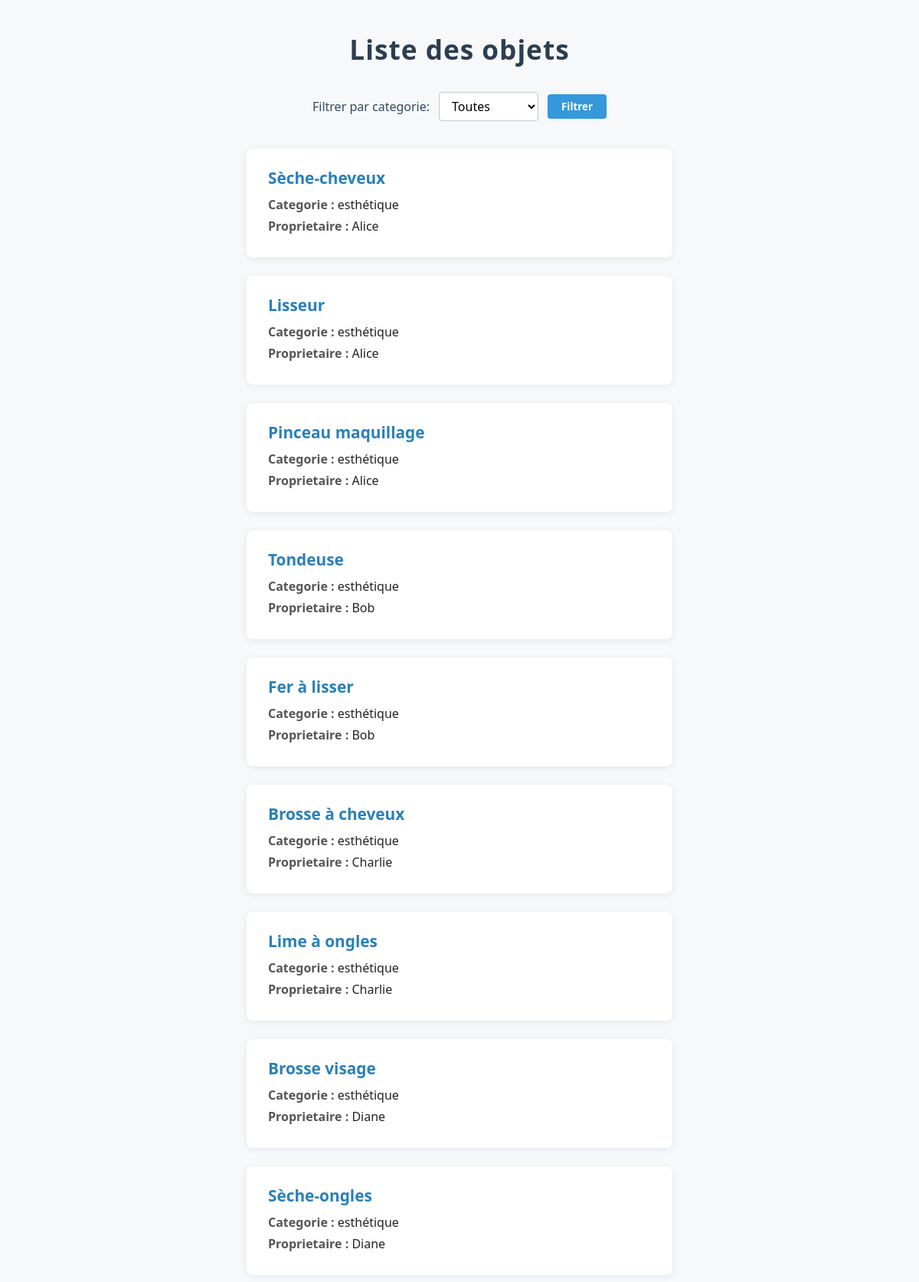
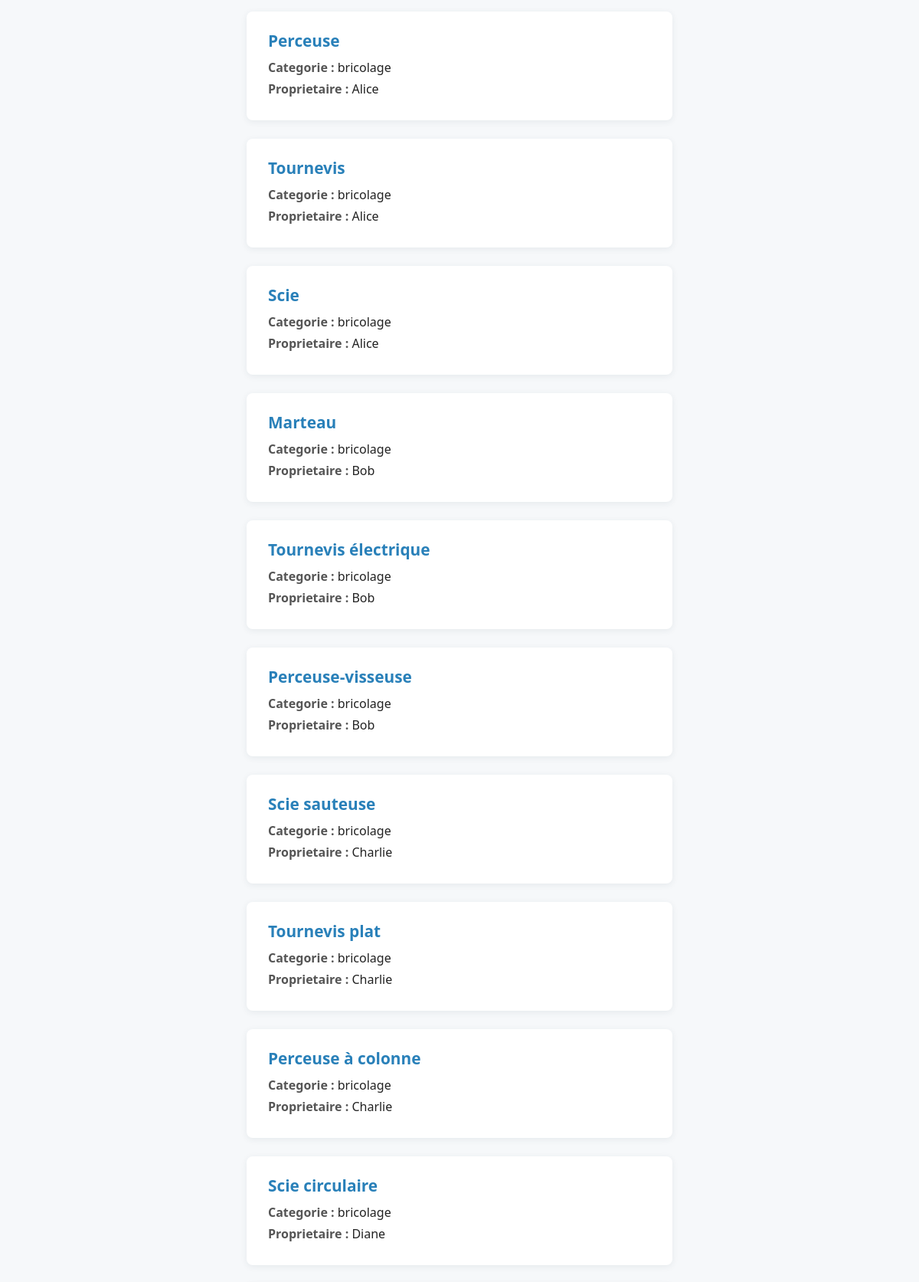
Page /pages/home.php (upper part) on the committed database (2 pictures, top to bottom).
### tables this page shows
CREATE TABLE IF NOT EXISTS objet (
    id_objet INT AUTO_INCREMENT PRIMARY KEY,
    nom_objet VARCHAR(100) NOT NULL,
    id_categorie INT NOT NULL,
    id_membre INT NOT NULL,
    FOREIGN KEY (id_categorie) REFERENCES categorie_objet(id_categorie) ON DELETE CASCADE,
    FOREIGN KEY (id_membre) REFERENCES membre(id_membre) ON DELETE CASCADE
);

CREATE TABLE IF NOT EXISTS categorie_objet (
    id_categorie INT AUTO_INCREMENT PRIMARY KEY,
    nom_categorie VARCHAR(100) NOT NULL
);

CREATE TABLE IF NOT EXISTS membre (
    id_membre INT AUTO_INCREMENT PRIMARY KEY,
    nom VARCHAR(100) NOT NULL,
    date_naissance DATE NOT NULL,
    genre varchar(50) NOT NULL,
    email VARCHAR(150) NOT NULL ,
    ville VARCHAR(100) NOT NULL,
    mdp VARCHAR(255) NOT NULL,
    image_profil VARCHAR(255)
);

### inc/function.php (called while the page is built, shortened)
<?php
function filtreparcateg($bdd, $id_categorie = 0) {
    $objets = array();
    if ($id_categorie > 0) {
        $sql = "SELECT objet.id_objet, objet.nom_objet, categorie_objet.nom_categorie, membre.nom AS nom_membre
                FROM objet
                JOIN categorie_objet ON objet.id_categorie = categorie_objet.id_categorie
                JOIN membre ON objet.id_membre = membre.id_membre
                WHERE objet.id_categorie = " . intval($id_categorie);
    } else {
        $sql = "SELECT objet.id_objet, objet.nom_objet, categorie_objet.nom_categorie, membre.nom AS nom_membre
                FROM objet
                JOIN categorie_objet ON objet.id_categorie = categorie_objet.id_categorie
                JOIN membre ON objet.id_membre = membre.id_membre";
    }
    $result = mysqli_query($bdd, $sql);
    while ($row = mysqli_fetch_assoc($result)) {
        $objets[] = $row;
    }
    return $objets;
}
?>

### pages/home.php (the view, shortened to what this page needs)
<?php
include("../inc/function.php");
$bdd = dbconnect();
$id_categorie = isset($_GET['categorie']) ? intval($_GET['categorie']) : 0;
$objets = filtreparcateg($bdd, $id_categorie);
$i = 0;
$count = count($objets);
?>
<!DOCTYPE html>
<html lang="fr">
<head>
    <link rel="stylesheet" href="../assets/home.css">
</head>
<body>
    <h1>Liste des objets</h1>
    <form method="get" action="">
        <label for="categorie">Filtrer par categorie:</label>
        <select name="categorie" id="categorie">
            <option value="0"<?php if ($id_categorie == 0) echo ' selected'; ?>>Toutes</option>
        </select>
        <button type="submit">Filtrer</button>
    </form>
    <?php
    while ($i < $count) {
        echo '<div class="objet">';
        echo '<h2>' . $objets[$i]['nom_objet'] . '</h2>';
        echo '<p><strong>Categorie :</strong> ' . $objets[$i]['nom_categorie'] . '</p>';
        echo '<p><strong>Proprietaire :</strong> ' . $objets[$i]['nom_membre'] . '</p>';
        echo '</div>';
        $i++;
    }
    ?>
</body>
</html>

### assets/home.css (style rules this page uses)
body, h1, h2, p, form, select, button, label { margin: 0; padding: 0; box-sizing: border-box; font-family: 'Segoe UI', Arial, sans-serif; }
body { background: #f6f8fa; color: #222; padding: 40px 0; }
h1 { text-align: center; margin-bottom: 32px; color: #2c3e50; font-size: 2.2rem; letter-spacing: 1px; }
form { display: flex; justify-content: center; align-items: center; gap: 12px; margin-bottom: 36px; }
label { font-weight: 500; color: #34495e; }
select { padding: 6px 12px; border-radius: 4px; border: 1px solid #bfc9d1; background: #fff; font-size: 1rem; }
button[type="submit"] { padding: 7px 18px; background: #3498db; color: #fff; border: none; border-radius: 4px; font-weight: 600; cursor: pointer; transition: background 0.2s; }
.objet { background: #fff; border-radius: 8px; box-shadow: 0 2px 8px rgba(44, 62, 80, 0.08); margin: 0 auto 24px auto; max-width: 500px; padding: 24px 28px; transition: box-shadow 0.2s; }
.objet h2 { color: #2980b9; margin-bottom: 10px; font-size: 1.3rem; }
.objet p { margin-bottom: 6px; font-size: 1rem; }
.objet p strong { color: #555; }

### rows in the picture
objet: nom_objet "Sèche-cheveux", id_categorie.nom_categorie "esthétique", id_membre.nom "Alice"
objet: nom_objet "Lisseur", id_categorie.nom_categorie "esthétique", id_membre.nom "Alice"
objet: nom_objet "Pinceau maquillage", id_categorie.nom_categorie "esthétique", id_membre.nom "Alice"
objet: nom_objet "Tondeuse", id_categorie.nom_categorie "esthétique", id_membre.nom "Bob"
objet: nom_objet "Fer à lisser", id_categorie.nom_categorie "esthétique", id_membre.nom "Bob"
objet: nom_objet "Brosse à cheveux", id_categorie.nom_categorie "esthétique", id_membre.nom "Charlie"
objet: nom_objet "Lime à ongles", id_categorie.nom_categorie "esthétique", id_membre.nom "Charlie"
objet: nom_objet "Brosse visage", id_categorie.nom_categorie "esthétique", id_membre.nom "Diane"
objet: nom_objet "Sèche-ongles", id_categorie.nom_categorie "esthétique", id_membre.nom "Diane"
objet: nom_objet "Perceuse", id_categorie.nom_categorie "bricolage", id_membre.nom "Alice"
objet: nom_objet "Tournevis", id_categorie.nom_categorie "bricolage", id_membre.nom "Alice"
objet: nom_objet "Scie", id_categorie.nom_categorie "bricolage", id_membre.nom "Alice"
objet: nom_objet "Marteau", id_categorie.nom_categorie "bricolage", id_membre.nom "Bob"
objet: nom_objet "Tournevis électrique", id_categorie.nom_categorie "bricolage", id_membre.nom "Bob"
objet: nom_objet "Perceuse-visseuse", id_categorie.nom_categorie "bricolage", id_membre.nom "Bob"
objet: nom_objet "Scie sauteuse", id_categorie.nom_categorie "bricolage", id_membre.nom "Charlie"
objet: nom_objet "Tournevis plat", id_categorie.nom_categorie "bricolage", id_membre.nom "Charlie"
objet: nom_objet "Perceuse à colonne", id_categorie.nom_categorie "bricolage", id_membre.nom "Charlie"
objet: nom_objet "Scie circulaire", id_categorie.nom_categorie "bricolage", id_membre.nom "Diane"
